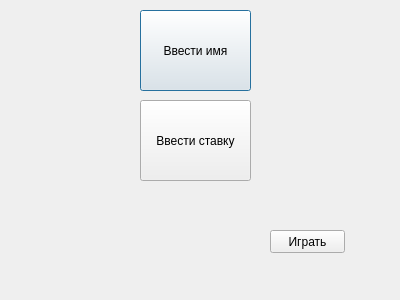
<?xml version="1.0" encoding="UTF-8"?>
<ui version="4.0">
 <class>firstDialog</class>
 <widget class="QDialog" name="firstDialog">
  <property name="geometry">
   <rect>
    <x>0</x>
    <y>0</y>
    <width>400</width>
    <height>300</height>
   </rect>
  </property>
  <property name="windowTitle">
   <string>Dialog</string>
  </property>
  <widget class="QPushButton" name="pushButton">
   <property name="geometry">
    <rect>
     <x>140</x>
     <y>10</y>
     <width>111</width>
     <height>81</height>
    </rect>
   </property>
   <property name="text">
    <string>Ввести имя</string>
   </property>
  </widget>
  <widget class="QPushButton" name="pushButton_2">
   <property name="geometry">
    <rect>
     <x>140</x>
     <y>100</y>
     <width>111</width>
     <height>81</height>
    </rect>
   </property>
   <property name="text">
    <string>Ввести ставку</string>
   </property>
  </widget>
  <widget class="QPushButton" name="pushButton_3">
   <property name="geometry">
    <rect>
     <x>270</x>
     <y>230</y>
     <width>75</width>
     <height>23</height>
    </rect>
   </property>
   <property name="text">
    <string>Играть</string>
   </property>
  </widget>
 </widget>
 <resources/>
 <connections/>
</ui>
